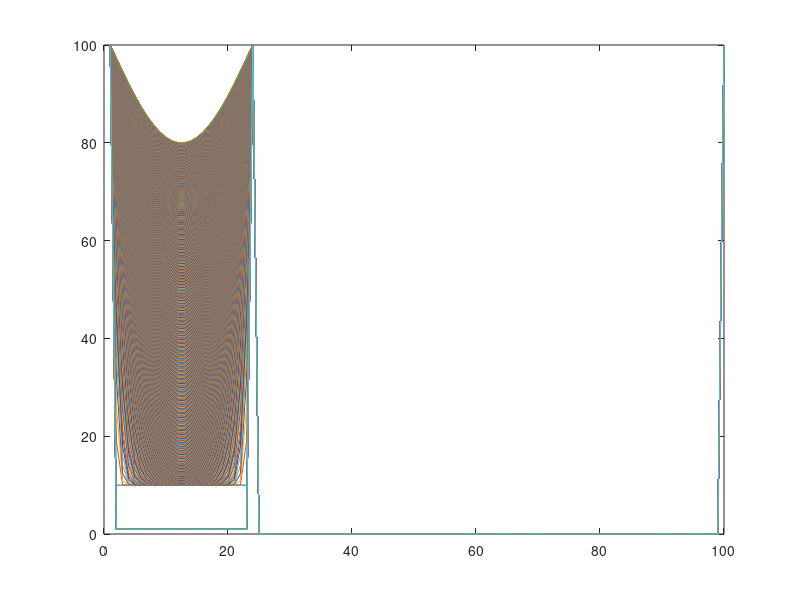

MATLAB code for this plot:
%Clears everything from before
clear all
clc


% Dquail = 24mm, Rchicken = 54mm, Rostritch = 126mm
Diameter = 24;
radius = Diameter/2;

%Each step in x will be one millimeter
dx = 1;

dt = 0.1;
%time steps will be handled in the while loop

%: means all elements in that dimension
x_slots = Diameter/dx;
%initializing
T = ones(x_slots,1000);


%Setting up initial conditions
%We take the egg out of the fridge
T(:,1)= 10;

%lol gotta be sure to set up boundary conditions AFTER initial conditions

%Setting boundary conditions
%We put the egg in the water
T(1,:) = 100;
T(x_slots,:)= 100;



%choosing the egg type
%Choose 1 for quail, 2 for chicken, and 3 for ostrich
%Data from https://www.sciencedirect.com/science/article/pii/S0260877405001330
%alpha is in units Watts/meter*Kelvin
% egg_type = 1;
% if egg_type == 1
%     water_content = 0.518;
%     alpha = 0.407;
%     
% else if egg_type == 2
%         water_content = 0.736;
%         alpha = 0.493;
%         
%     else if egg_type == 3
%             water_content = 0.882;
%             alpha = 0.554;
%         else 
%             printf("This isn't going to work if you don't pick an egg type you turkey");
%         end
%     end
% end


alpha = 1;

k = 1;
Middle = x_slots/2;
endTime = 100000;
checked = 0;

F = (alpha*dt)/(dx^2);

check = 1-(2*F);


if check > 0
    %We let it cook until it reaches 80C
    while T(Middle,k) < 80

        for i = 2:(x_slots-1)
            %with each time step, the insides change somewhat
            T(i,k+1)=((1-(2*F))*T(i,k))+(F*T(i+1,k))+(F*T(i-1,k));
            

        end
        %but I reset them here anyway just incase
        T(1,:) = 100;
        T(100,:)= 100;
            
        
        k = k+1;
             
    end
else 
    error = "Your time or x step is bad, fix it";
    disp(error)
end

time = k*dt;
total_time = time +10;

plot(T)

% Don't really need to, I mean the center isn't going to cool in the water
% %We cook it for 10 more seconds
%     while extra_time < 10
% 
%         for i = 2:9
%             %with each time step, the insides change somewhat
%             T(i,k+1)=((1-(2*F))*T(i,k))+(F*T(i+1,k))+(F*T(i-1,k));
%             
% 
%         end
%         %but I reset them here anyway just incase
%         T(1,:) = 100;
%         T(100,:)= 100;
%         
%         extra_time = w*dt;
%         w = w+1;
%         
%         k = k+1;
%              
%     end

    
    
        



